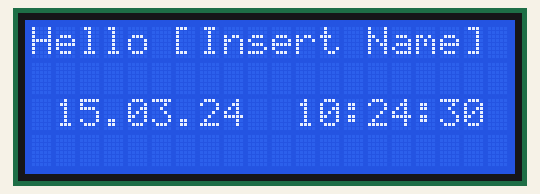
Recording of a program running on a simulated Raspberry Pi (BCM pin numbers). Shown: 20×4 character LCD. The clock reads 2024-03-15 10:24:30 at power-on unless the program sets it.

Above: at 0.3 s.
At 7.3 s:
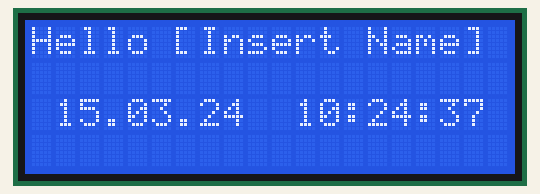
At 11.3 s:
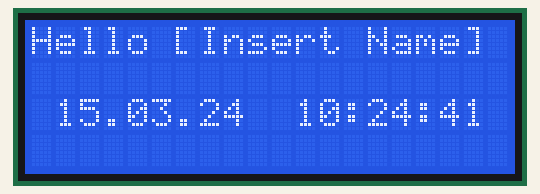
At 18.3 s:
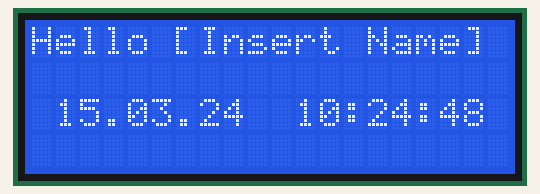
At 29.3 s:
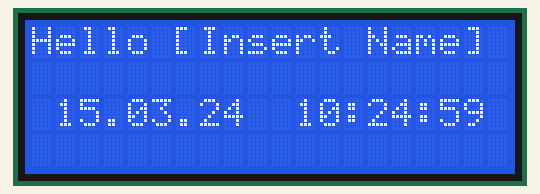
At 38.3 s:
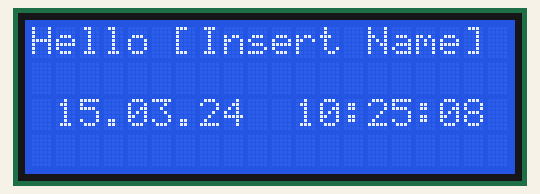

Measured:
- what the display in image 0 shows lasts 1.1 s, from 0.2 s to 1.3 s

The program:

lcd_i2c.py
```python
# (licence header left out)
#importing required stuff
import smbus
import time
from datetime import datetime


# Define some device parameters

I2C_ADDR  = 0x27 # I2C device address
LCD_WIDTH = 20   # Maximum characters per line


# Define some device constants
LCD_CHR = 1 # Mode - Sending data
LCD_CMD = 0 # Mode - Sending command

LCD_LINE_1 = 0x80 # LCD RAM address for the 1st line
LCD_LINE_2 = 0xC0 # LCD RAM address for the 2nd line
LCD_LINE_3 = 0x94 # LCD RAM address for the 3rd line
LCD_LINE_4 = 0xD4 # LCD RAM address for the 4th line

LCD_BACKLIGHT  = 0x08  # On
#LCD_BACKLIGHT = 0x00  # Off

ENABLE = 0b00000100 # Enable bit

# Timing constants
E_PULSE = 0.0005
E_DELAY = 0.0005

#Open I2C interface
#bus = smbus.SMBus(0)  # Rev 1 Pi uses 0
bus = smbus.SMBus(1) # Rev 2 Pi uses 1

def lcd_init():
  # Initialise display
  lcd_byte(0x33,LCD_CMD) # 110011 Initialise
  lcd_byte(0x32,LCD_CMD) # 110010 Initialise
  lcd_byte(0x06,LCD_CMD) # 000110 Cursor move direction
  lcd_byte(0x0C,LCD_CMD) # 001100 Display On,Cursor Off, Blink Off
  lcd_byte(0x28,LCD_CMD) # 101000 Data length, number of lines, font size
  lcd_byte(0x01,LCD_CMD) # 000001 Clear display
  time.sleep(E_DELAY)

def lcd_byte(bits, mode):
  # Send byte to data pins
  # bits = the data
  # mode = 1 for data
  #        0 for command

  bits_high = mode | (bits & 0xF0) | LCD_BACKLIGHT
  bits_low = mode | ((bits<<4) & 0xF0) | LCD_BACKLIGHT

  # High bits
  bus.write_byte(I2C_ADDR, bits_high)
  lcd_toggle_enable(bits_high)

  # Low bits
  bus.write_byte(I2C_ADDR, bits_low)
  lcd_toggle_enable(bits_low)

def lcd_toggle_enable(bits):
  # Toggle enable
  time.sleep(E_DELAY)
  bus.write_byte(I2C_ADDR, (bits | ENABLE))
  time.sleep(E_PULSE)
  bus.write_byte(I2C_ADDR,(bits & ~ENABLE))
  time.sleep(E_DELAY)

def lcd_string(message,line):
  # Send string to display

  message = message.ljust(LCD_WIDTH," ")

  lcd_byte(line, LCD_CMD)

  for i in range(LCD_WIDTH):
    lcd_byte(ord(message[i]),LCD_CHR)


def main():
  # Main program block

  # Initialise display
    lcd_init()


    while True:
        #setting the time variable
        now = datetime.now()
        current_time = now.strftime(" %d.%m.%y  %H:%M:%S")

        #printing some lines
        lcd_string("Hello [Insert Name] ",LCD_LINE_1)
        lcd_string(current_time,LCD_LINE_3)


if __name__ == '__main__':
    try:
        main()
    except KeyboardInterrupt:
        pass
    finally:
        lcd_byte(0x01, LCD_CMD)
```
